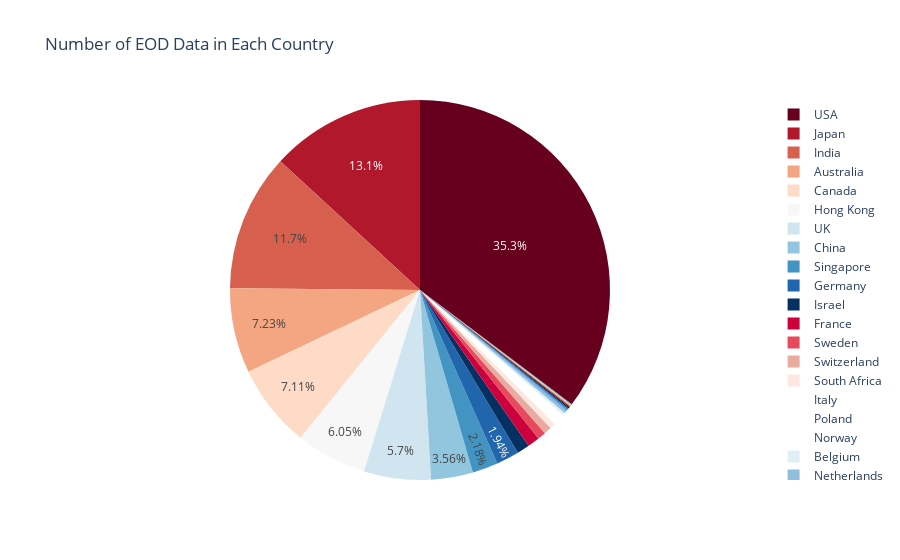

The cell this chart's notebook holds for it:
### Code cell
fig = px.pie(meta_df, values=meta_df['EOD_Country'].value_counts().values, 
             names=meta_df['EOD_Country'].value_counts().index, color_discrete_sequence=px.colors.sequential.RdBu, title='Number of EOD Data in Each Country')
fig.update_traces(textposition='inside')
fig.update_layout(uniformtext_minsize=12, uniformtext_mode='hide')
fig.show()

### Figure 1 — Plotly figure (JSON) as saved in the notebook; plotly's stock layout.template omitted (floating-point values rounded to 4 significant figures)
{"data": [{"domain": {"x": [0, 1], "y": [0, 1]}, "hovertemplate": "label=%{label}<br>value=%{value}<extra></extra>", "labels": ["USA", "Japan", "India", "Australia", "Canada", "Hong Kong", "UK", "China", "Singapore", "Germany", "Israel", "France", "Sweden", "Switzerland", "South Africa", "Italy", "Poland", "Norway", "Belgium", "Netherlands", "Spain", "Austria", "Mexico", "Russia", "Finland", "Denmark", "Ireland", "Greece", "Hungary", "Portugal"], "legendgroup": "", "name": "", "showlegend": true, "textposition": "inside", "type": "pie", "values": [4726, 1760, 1569, 969, 952, 810, 763, 477, 292, 260, 144, 137, 95, 85, 64, 49, 45, 44, 32, 32, 20, 15, 12, 10, 6, 6, 6, 6, 5, 5]}], "layout": {"legend": {"tracegroupgap": 0}, "piecolorway": ["rgb(103,0,31)", "rgb(178,24,43)", "rgb(214,96,77)", "rgb(244,165,130)", "rgb(253,219,199)", "rgb(247,247,247)", "rgb(209,229,240)", "rgb(146,197,222)", "rgb(67,147,195)", "rgb(33,102,172)", "rgb(5,48,97)"], "title": {"text": "Number of EOD Data in Each Country"}, "uniformtext": {"minsize": 12, "mode": "hide"}}}
